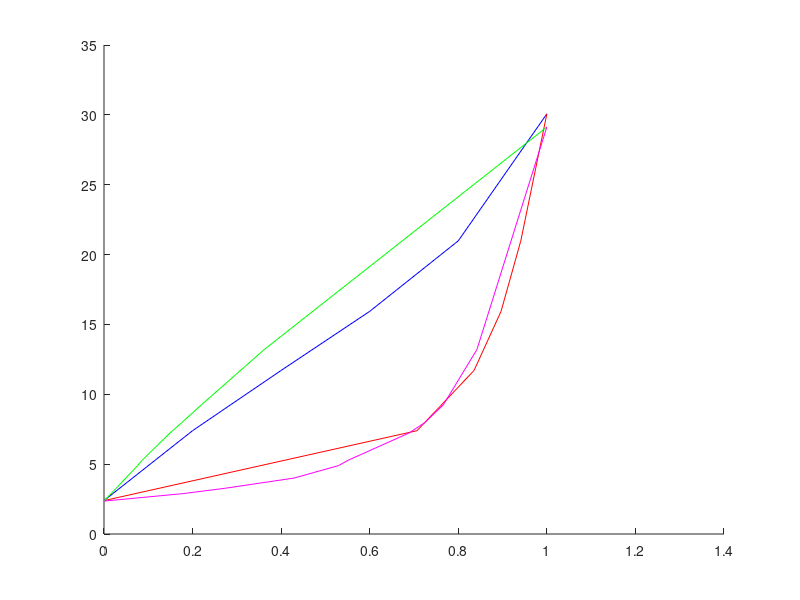

Here is the MATLAB script that generated this plot:


function binary
global Tc R b ac kappa
Tc = [126.2 190.4];
Pc = [33.9 46];
R = 83.14; 
w = [0.039 0.011];
options=optimset('Display','off');


b = 0.0778*R*Tc./Pc;
ac = 0.45724*R^2*Tc.^2./Pc;
kappa = 0.37464+1.54226*w-0.269932*w.^2;
T=123.01; %K

pm=1;
y=0.6;
xx=0:0.2:1;
nx=length(xx);
for i=1:nx
    x=xx(i);

    Vl=1.5*b(1);
    Vv=R*T/pm;
    pold=100;

    while abs(pold-pm)>0.00001
        Vl=fsolve(@(Vl) pm-p(T,Vl,x),Vl,options);
        phil1=exp(lnphi1(pm,Vl,T,x));
        phil2=exp(lnphi2(pm,Vl,T,x));
        yold=2;

        while abs(y-yold)>0.00001
            Vv=fsolve(@(Vv) pm-p(T,Vv,y),Vv,options);
            phiv1=exp(lnphi1(pm,Vv,T,y));
            phiv2=exp(lnphi2(pm,Vv,T,y));

            K1=phil1/phiv1;
            K2=phil2/phiv2;

            sum1=K1*x+K2*(1-x);
            yold=y;
            y=K1*x;

        end
   

    pold=pm;
    pm=pm*sum1;

    end
    pp(i)=pm;
    yy(i)=y;
end

pp;
yy;
hold on
plot(xx,pp,'b')
plot(yy,pp, 'r')
xep=[0 0.0157 0.0275 0.0493 0.0760 0.0863 0.1489 0.1759 0.2208 0.3618 1];
yep=[0 0.1772 0.2729 0.4297 0.5300 0.5516 0.6885 0.7247 0.7667 0.8421 1];
pexp=[2.3561 2.88583 3.27139 4.00725 4.9013 5.28443 7.224 7.983 9.2676 13.20231 29.13];
plot (xep, pexp, 'g')
plot(yep, pexp, 'm')
end

function y=am(x,t)
global Tc kappa ac b
alpha=(1+kappa.*(1-sqrt(t./Tc))).^2;
a=ac.*alpha;
bmix = x*b(1)+(1-x)*b(2);
kij=0.0311;
y=x^2.*a(1)+(1-x)^2.*a(2)+2*x*(1-x)*sqrt(a(1).*a(2))*(1-kij);
end

function y=p(t,v,x)
global R b
bmix = x*b(1)+(1-x)*b(2);
y=R*t./(v-bmix)-am(x,t)./(v*(v+bmix)+bmix*((v-bmix)));
end

function y=lnphi1(p,v,t,x)
global R b ac kappa Tc
s2 = sqrt(2);
z=p*v/R/t;
alpha=(1+kappa.*(1-sqrt(t./Tc))).^2;
a=ac.*alpha;
bmix = x*b(1)+(1-x)*b(2);
y = b(1)/bmix*(z-1)-log(z-bmix*p/R/t)-am(x,t)/2/s2/bmix/R/t*(2*(x*a(1)+(1-x)*sqrt(a(1)*a(2)))/am(x,t)-b(1)/bmix)*log((z+(1+s2)*bmix*p/R/t)/(z+(1-s2)*bmix*p/R/t));
end

function y=lnphi2(p,v,t,x)
global R b ac kappa Tc 
s2 = sqrt(2);
z=p*v/R/t;
alpha=(1+kappa.*(1-sqrt(t./Tc))).^2;
a=ac.*alpha;
bmix = x*b(1)+(1-x)*b(2);
y=b(2)/bmix*(z-1)-log(z-bmix*p/R/t)-am(x,t)/2/s2/bmix/R/t*(2*(x*sqrt(a(1)*a(2))+(1-x)*a(2))/am(x,t)-b(2)/bmix)*log((z+(1+s2)*bmix*p/R/t)/(z+(1-s2)*bmix*p/R/t));
end

